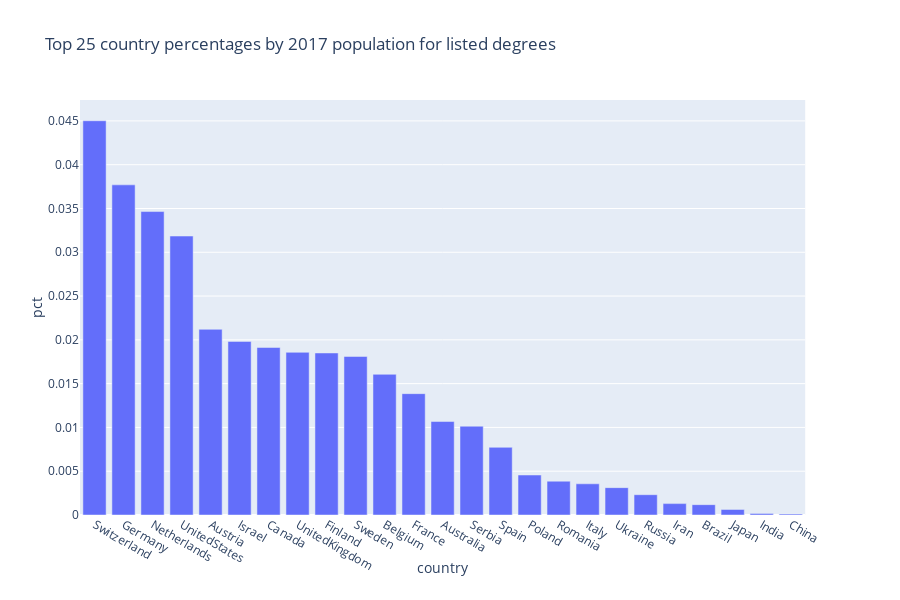

The notebook cell this image was saved under:
### Code cell
fig = px.bar(pop_count_top25_df, x="country", y="pct", #color="", barmode="",
            title="Top 25 country percentages by 2017 population for listed degrees")
fig.show()

### Figure 1 — Plotly figure (JSON) as saved in the notebook; plotly's stock layout.template omitted (floating-point values rounded to 4 significant figures)
{"data": [{"alignmentgroup": "True", "hoverlabel": {"namelength": 0}, "hovertemplate": "country=%{x}<br>pct=%{y}", "legendgroup": "", "marker": {"color": "#636efa"}, "name": "", "offsetgroup": "", "orientation": "v", "showlegend": false, "textposition": "auto", "type": "bar", "x": ["Switzerland", "Germany", "Netherlands", "UnitedStates", "Austria", "Israel", "Canada", "UnitedKingdom", "Finland", "Sweden", "Belgium", "France", "Australia", "Serbia", "Spain", "Poland", "Romania", "Italy", "Ukraine", "Russia", "Iran", "Brazil", "Japan", "India", "China"], "xaxis": "x", "y": [0.04502, 0.0377, 0.03465, 0.03186, 0.0212, 0.01982, 0.01913, 0.01857, 0.0185, 0.0181, 0.01606, 0.01386, 0.01067, 0.01014, 0.007729, 0.004566, 0.00386, 0.003563, 0.003125, 0.002318, 0.0013, 0.00118, 0.000635, 0.0001636, 0.000113], "yaxis": "y"}], "layout": {"barmode": "relative", "height": 600, "legend": {"tracegroupgap": 0}, "title": {"text": "Top 25 country percentages by 2017 population for listed degrees"}, "xaxis": {"anchor": "y", "domain": [0, 0.98], "title": {"text": "country"}}, "yaxis": {"anchor": "x", "domain": [0, 1], "title": {"text": "pct"}}}}
